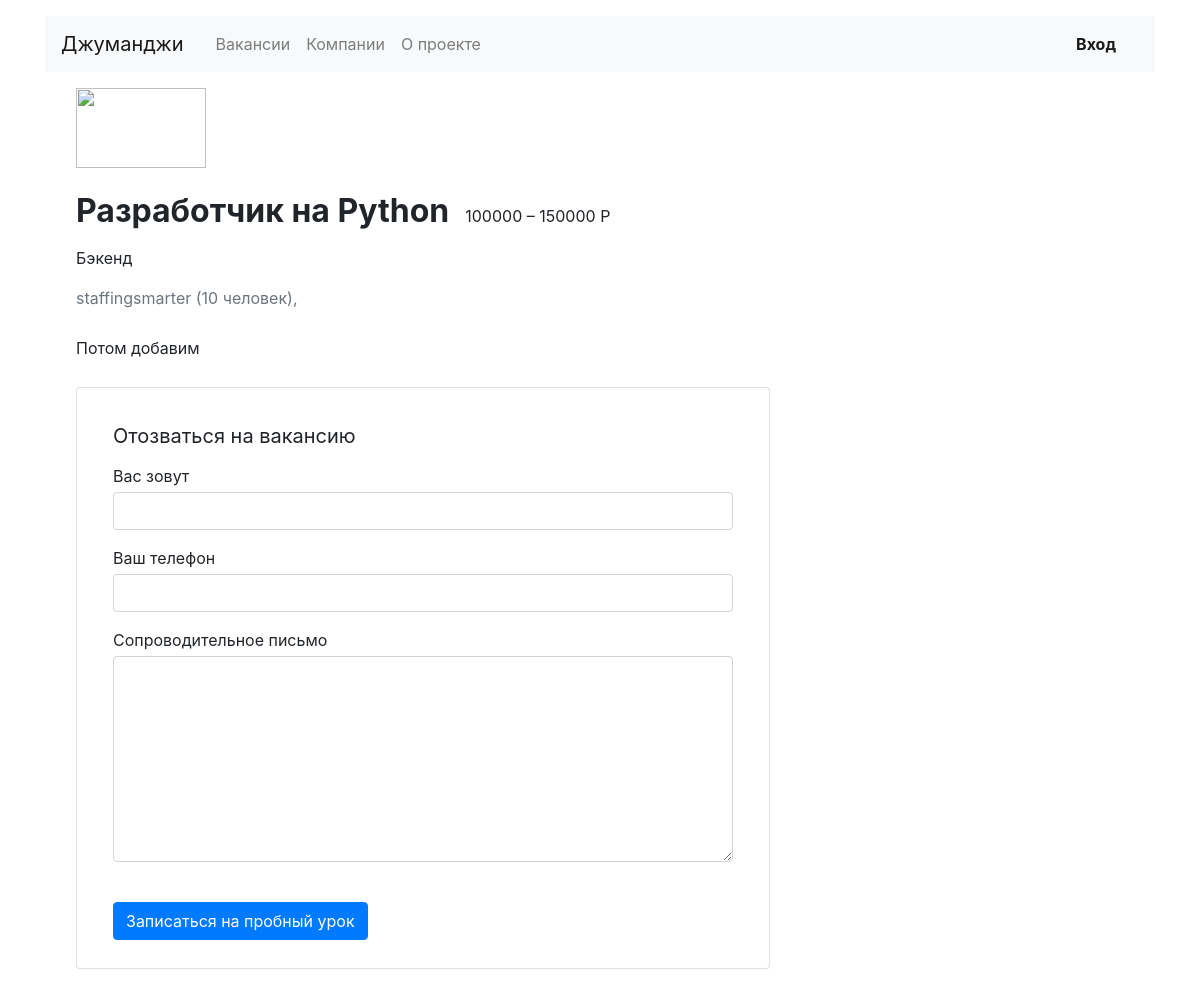
The page /vacancies/1/ on the database as committed earlier.
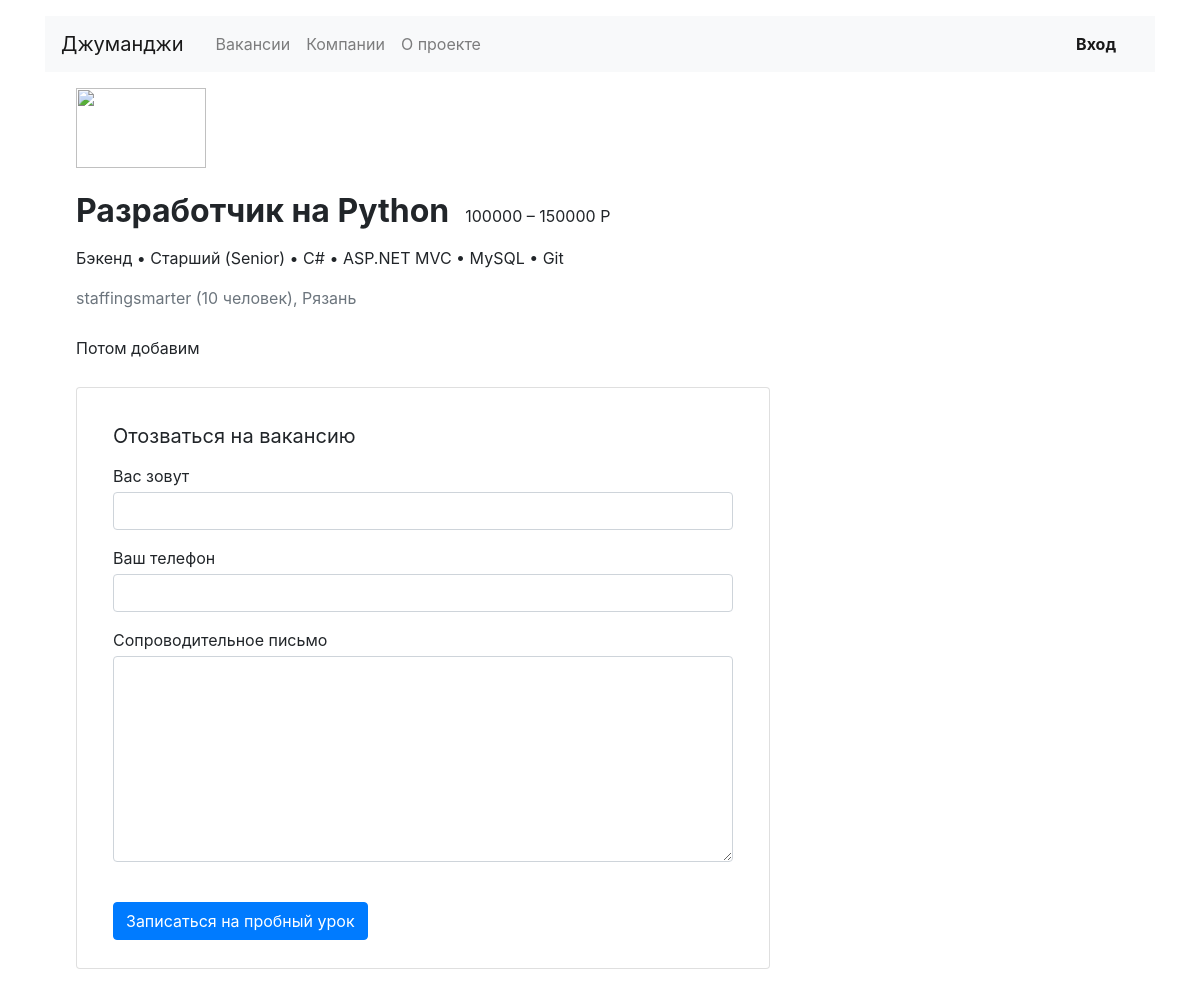
The same page on the database as committed later.
### vacancies/models.py (models this page shows)
class Vacancy(models.Model):
    title = models.CharField(max_length=50)
    speciality = models.ForeignKey(Speciality, related_name="vacancies", on_delete=models.PROTECT)
    company = models.ForeignKey(Company, related_name="vacancies", on_delete=models.PROTECT)
    skills = models.TextField()
    description = models.TextField()
    salary_min = models.IntegerField()
    salary_max = models.IntegerField()
    published_at = models.DateTimeField()

class Company(models.Model):
    name = models.CharField(max_length=100)
    location = models.CharField(max_length=30)
    logo = models.CharField(max_length=200)
    description = models.TextField()
    employee_count = models.IntegerField(default=10)

### vacancies/views.py (the view)
# urls.py: path('vacancies/<int:vacancy_id>/', VacancyView.as_view()),
class VacancyView(View):
    def get(self, request, vacancy_id):
        try:
            vacancy = Vacancy.objects.get(id=vacancy_id)
        except Vacancy.DoesNotExist:
            return HttpResponseNotFound('Вы запрашиваете несуществующую вакансию. Возможно она была удалена')
        return render(request, 'vacancies/vacancy.html', {'vacancy': vacancy,
                                                          'specialty': vacancy.speciality,
                                                          'company': vacancy.company})

### vacancies/templates/vacancies/vacancy.html
{% extends 'vacancies/base.html' %}
{% block content %}
      <div class="col-12 col-lg-8">
        <section class="pl-3">
          <a href="#"><img src="https://place-hold.it/130x80" width="130" height="80" alt=""></a>
          <div class="d-flex align-items-baseline align-content-baseline">
            <h1 class="h2 mt-4 font-weight-bold" >{{ vacancy.title }}</h1>
            <p class="m-0 pl-3">{{ vacancy.salary_min }} – {{ vacancy.salary_max }} Р</p>
          </div>
          <p class="mt-2">{{ specialty.title }} {{ vacancy.skills }}</p>
          <p class="text-muted mb-4">{{ company.name }} ({{ company.employee_count }} человек), {{ company.location }}</p>
          <div style="line-height: 1.8;">
            <p>{{ vacancy.description }}</p>
          </div>
          <form action="/echo" class="card mt-4 mb-3">
            <div class="card-body mx-3">
              <p class="h5 mt-3 font-weight-normal">Отозваться на вакансию</p>
              <div class="form-group">
                <label class="mb-1 mt-2" for="userName">Вас зовут</label>
                <input class="form-control" type="text" placeholder="" id="userName">
              </div>
              <div class="form-group">
                <label class="mb-1" for="userPhone">Ваш телефон</label>
                <input class="form-control" type="tel" placeholder="" id="userPhone">
              </div>
              <div class="form-group">
                <label class="mb-1" for="userMsg" >Сопроводительное письмо</label>
                <textarea class="form-control" rows="8" id="userMsg"></textarea>
              </div>
              <input type="submit" class="btn btn-primary mt-4 mb-2" value="Записаться на пробный урок">
            </div>
          </form>
        </section>
      </div>
{% endblock %}

Rows that differ between the two databases and show on the page:
changed Vacancy "Разработчик на Python": skills (not shown) → "• Старший (Senior) • C# • ASP.NET MVC • MySQL • Git"
changed Company "staffingsmarter": location (not shown) → "Рязань"
